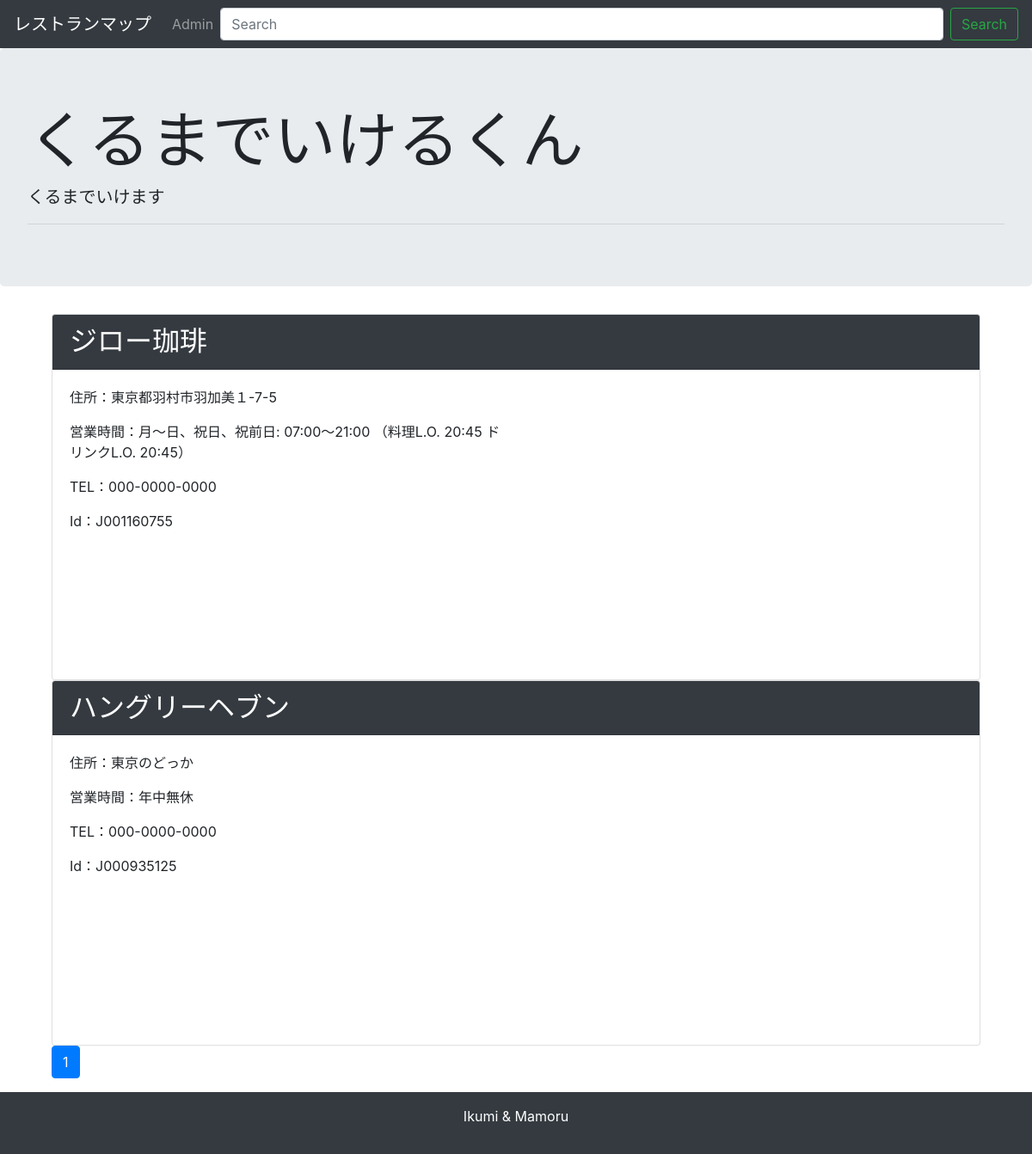
The page /RestaurantMap/ (signed in) on the database its author committed.
### RestaurantMap/models.py (models this page shows, shortened)
class Store(models.Model):
    name = models.CharField('店舗名', max_length=255)
    is_wifi = models.BooleanField('WiFi利用有無', default=False)
    address = models.CharField('住所', max_length=255)
    tel = models.CharField('電話番号', max_length=255)
    open_time = models.CharField('営業時間', max_length=255)
    latitude = models.CharField('緯度', max_length=255)
    longitude = models.CharField('経度', max_length=255)
    hotPepper_id = models.CharField('HotPepperId', max_length=255)
    registedDate_at = models.DateTimeField('登録日', default=timezone.now)

### RestaurantMap/views.py (the view)
# urls.py: path('', views.IndexView.as_view(), name='index'),
class IndexView(generic.ListView):
    model = Store
    paginate_by = 10
    def get_context_data(self):
        ctx = super().get_context_data()
        ctx['api_key'] = settings.GOOGLEMAP_API_KEY
        return ctx

### blog/context_processors.py (called while the page is built)
def common(request):
    context = {
        'category_list': Category.objects.all(),
    }
    return context

### blog/templatetags/mytag.py (called while the page is built)
@register.simple_tag
def url_replace(request, field, value):
    url_dict = request.GET.copy()
    url_dict[field] = value
    return url_dict.urlencode()

### RestaurantMap/templates/RestaurantMap/store_list.html (shortened to what this page needs)
{% extends 'RestaurantMap/base.html' %}
{% load static %}
{% block content %}
{% for store in store_list %}
  <div class="card mb-12">
    <h2 class="card-header bg-dark text-white mb-12">{{ store.name }}</h2>
    <div class="card-body mb-12">
      <div class="row">
        <div class="col-md-6">
          <p>住所：{{ store.address }}</p>
          <p>営業時間：{{ store.open_time }}</p>
          <p>TEL：{{ store.tel }}</p>
          <p>Id：{{ store.hotPepper_id }}</p>
        </div>
        <div class="col-md-6" id="map_{{ store.hotPepper_id }}">
        </div>
      </div>
    </div>
  </div>
{% endfor %}
{% include 'RestaurantMap/page.html' %}
{% endblock %}

### RestaurantMap/static/Css/style.css (style rules this page uses)
div[id^="map"] { height: 40vh; }

### rows shown on the page
Store: name "ジロー珈琲", address "東京都羽村市羽加美１-7-5", open_time "月～日、祝日、祝前日: 07:00～21:00 （料理L.O. 20:45 ドリンクL.O. 20:45）", tel "000-0000-0000", hotPepper_id "J001160755"
Store: name "ハングリーヘブン", address "東京のどっか", open_time "年中無休", tel "000-0000-0000", hotPepper_id "J000935125"

### other values the page prints
{{ link_page }} "1"
